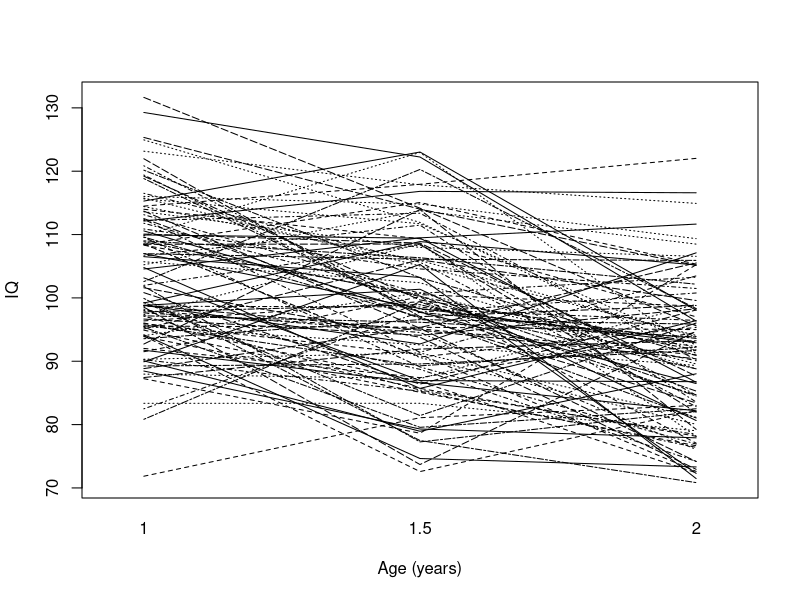
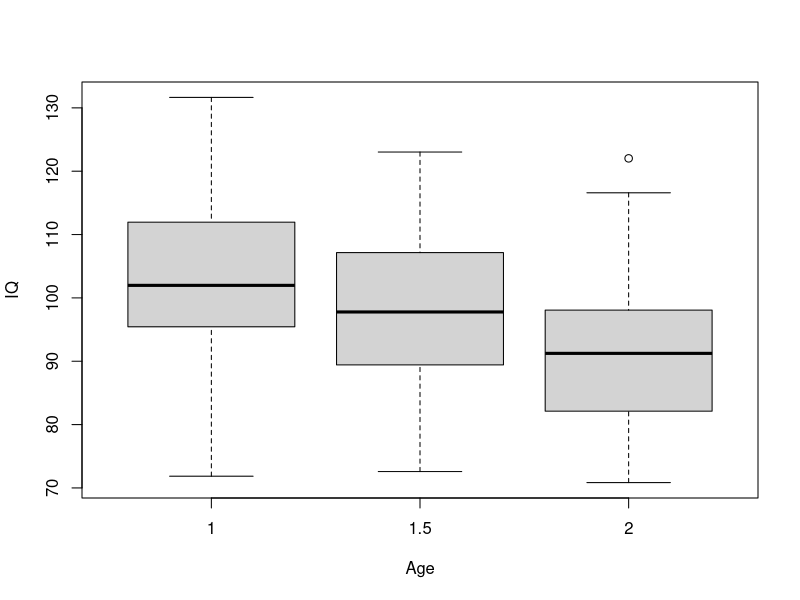
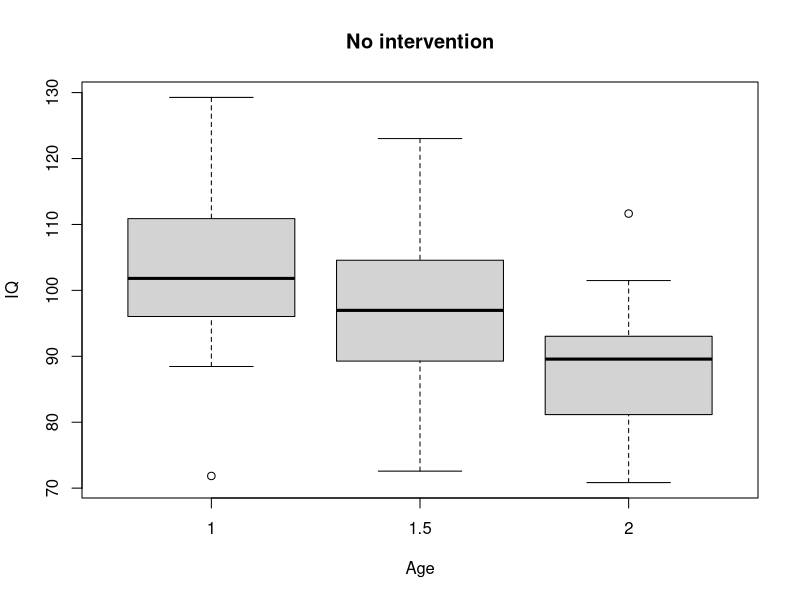
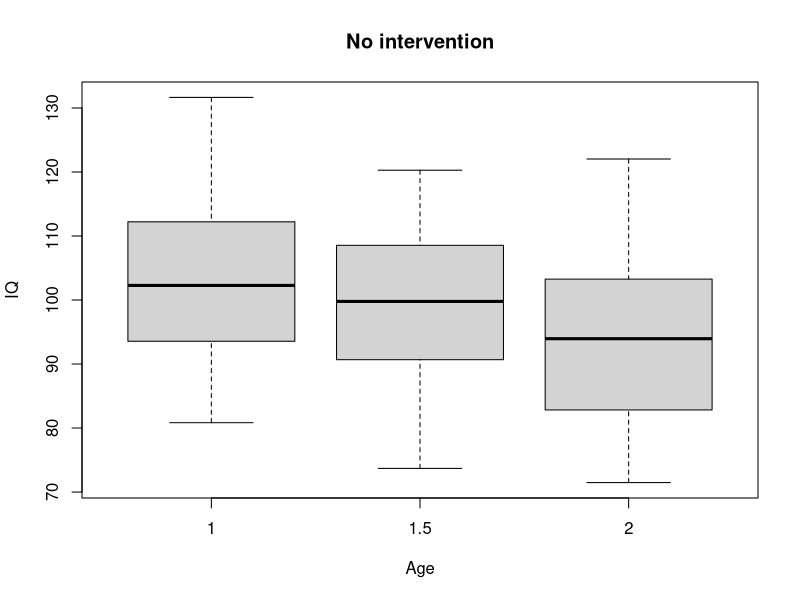
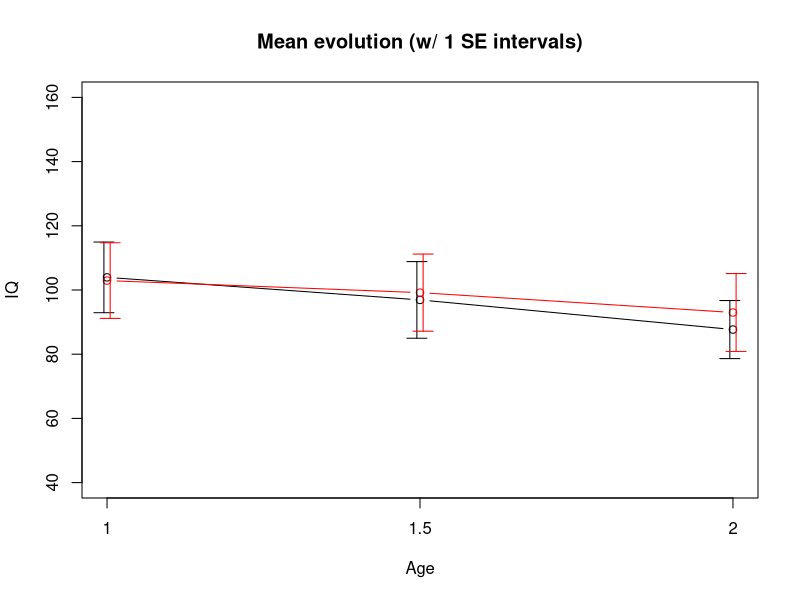
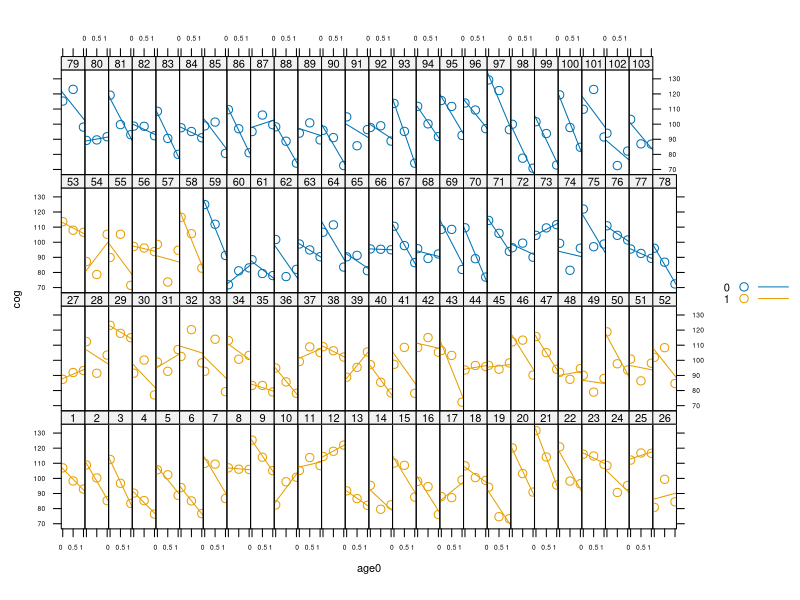
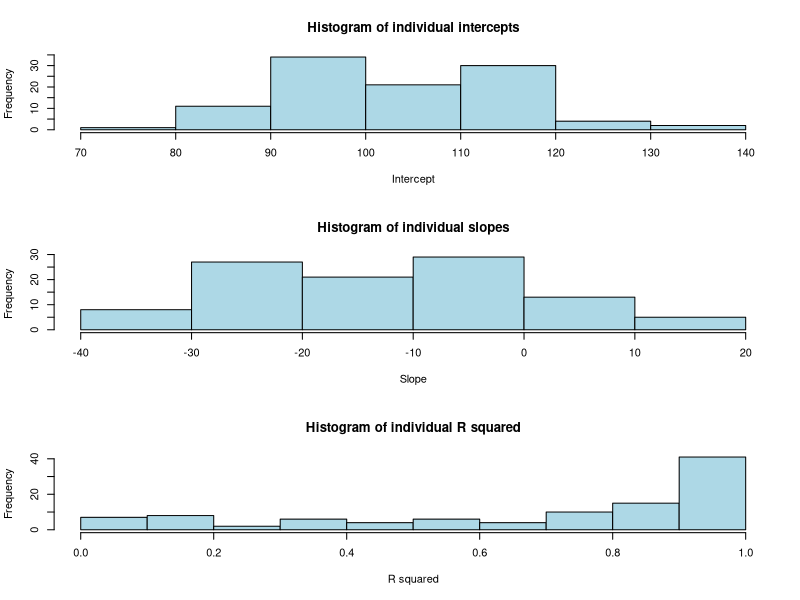
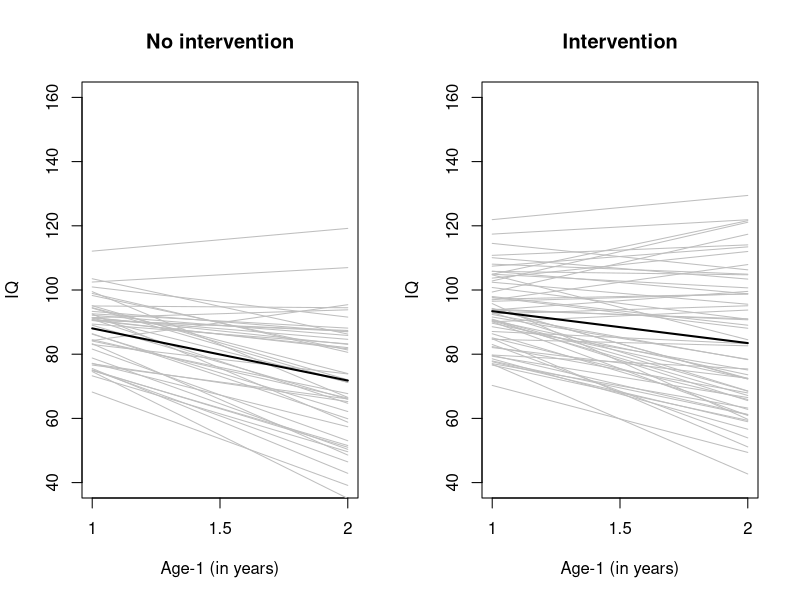

Generate these figures, in order, with R: (Note: this script raises an error after producing the figures.)
## Set directory
setwd("~/Documents/School - Masters 2/Statistical Methods for Bioinformatics/smib-tutorials/1")

## Reading early.int data
early.int1 <- read.table("earlyint.txt", header=T, sep=",")

# Attach data to search path
attach(early.int1)

# Spaghetti plot
n=length(unique(id))
interaction.plot(age,id,cog,xlab = "Age (years)", ylab = "IQ", legend = F)

## Description
# Mean
early.mean=tapply(cog,list(age,program),mean)
# Std Dev
early.sd=tapply(cog,list(age,program),sd)
# Variance
early.var=tapply(cog,list(age,program),var)
# Frequency
early.n=table(age,program)

## Boxplots
boxplot(cog~age,xlab = "Age", ylab = "IQ")
# per program
boxplot(cog[program==0]~age[program==0],main="No intervention",
        xlab = "Age", ylab = "IQ")
boxplot(cog[program==1]~age[program==1],main="No intervention",
        xlab = "Age", ylab = "IQ")


## General function to plot error bars
errbar=function(x,y,height,width,lty=1,col="black") {
  arrows(x,y,x,y+height,angle=90,length=width,lty=lty,col=col)
  arrows(x,y,x,y-height,angle=90,length=width,lty=lty,col=col)
}

# Plotting evolutions
plot(age[id==1], early.mean[,1],type="b",xlim=c(1,2),ylim = c(40,160),xlab = "Age",ylab = "IQ",axes = F,
     main="Mean evolution (w/ 1 SE intervals)")
axis(side=1,at=c(1,1.5,2),labels = c(1,1.5,2))
axis(side=2,at=seq(40,160,20))

box()
points(age[id==1],early.mean[,2],type="b",col="red")
errbar(age[id==1]-.005,early.mean[,1],early.sd[,1],.1)
errbar(age[id==1]+.005,early.mean[,2],early.sd[,2],.1,col="red")

## Reshaping data into wide form
early.int2<-reshape(early.int1,timevar = "age",idvar = c("id","program"),direction="wide")
early.int2

# Correlations between IQ scores at different ages
cor(early.int2[,3:5])


## Creating the time variable
early.int1$age0<-early.int1$age-1

# Displaying linear regression per person
# Trellis Graph
cf<-sapply(early.int1$id,function(x)
  coef(lm(cog~age0,data = subset(early.int1,id=x))))
Sx<-reorder(early.int1$id, cf[1,])
library(lattice)
xyplot(cog~age0|Sx,groups=program,data=early.int1,
       type=c('p','r'),auto.key=T,aspect="xy",
       par.settings=list(axis.text=list(cex=0.6),
                         fontsize=list(text=8,points=10)),
       scales=list(x=list(at=c("0","0.5","1")))
       )

## Linear regression per participant of cog on age

# coefficients
lin.reg.coef <- by(early.int1, early.int1$id,
                   function(data) coef(lm(cog ~ age0, data=data)))
lin.reg.coef1 <- unlist(lin.reg.coef)
names(lin.reg.coef1) <- NULL
lin.reg.coef2=matrix(lin.reg.coef1,length(lin.reg.coef1)/2,2,byrow = TRUE)

# R-squared
lin.reg.r.squared <- by(early.int1, early.int1$id,
                        function(data) summary(lm(cog ~ age, data=data))$r.squared )
lin.reg.r.squared1<- as.vector(unlist(lin.reg.r.squared))

# Histograms
par(mfrow=c(3,1))
hist(lin.reg.coef2[,1],xlab="Intercept",col="lightblue",main="Histogram of individual intercepts")
hist(lin.reg.coef2[,2],xlab="Slope",col="lightblue",main="Histogram of individual slopes")
hist(lin.reg.r.squared1,xlab="R squared",col="lightblue",main="Histogram of individual R squared")


## Plotting individual regression lines per group
reg.coef=cbind(lin.reg.coef2, early.int1[early.int1$age==1,]$program)

mean.int<-tapply(reg.coef[,1],reg.coef[,3],mean)
mean.slope<-tapply(reg.coef[,2],reg.coef[,3],mean)

par(mfrow=c(1,2))
plot(age,cog,type="n",xlim=c(1,2),ylim=c(40,160),main="No intervention",
     xlab="Age-1 (in years)",ylab="IQ",axes=F)
axis(side=1,at=c(1,1.5,2),labels=c(1,1.5,2))
axis(side=2,at=seq(40,160,20))
box()
for (i in 1:103)
  if (reg.coef[i,3]==0)
    curve(cbind(1,x)%*%reg.coef[i,1:2],add=T,col="gray")
curve(cbind(1,x)%*%c(mean.int[1],mean.slope[1]),add=T,lwd=2)

plot(age,cog,type="n",xlim=c(1,2),ylim=c(40,160),main="Intervention",
     xlab="Age-1 (in years)",ylab="IQ",axes=F)
axis(side=1,at=c(1,1.5,2),labels=c(1,1.5,2))
axis(side=2,at=seq(40,160,20))
box()
for (i in 1:103)
  if (reg.coef[i,3]==1)
    curve(cbind(1,x)%*%reg.coef[i,1:2],add=T,col="gray")
curve(cbind(1,x)%*%c(mean.int[2],mean.slope[2]),add=T,lwd=2)


library(lme4)
library(arm)
library(car)
library(pbkrtest)

# Creating the time variable
early.int1$age0<-early.int1$age-1

# Fitting the model with ML
# Slide 216
early.lmer1<-lmer(cog~1+age0*program+(1+age0|id),REML=F, data=early.int1)
summary(early.lmer1)

display(early.lmer1)
anova(early.lmer1)


## Estimating fixed effects via bootstrap
# Slide 230
fixed.boot=bootMer(early.lmer1, fixef, use.u = TRUE, nsim = 250)
fixed.boot
summary(fixed.boot)

## Calculating confidence intervals for the fixed effects via Wald, bootstrap and profile likelihood
confint(early.lmer1,par=5:8,method="Wald",oldNames = FALSE) # Only for fixed effects vc will return NA

confint(early.lmer1,method="boot",boot.type ="perc",oldNames = FALSE,nsim=500)

confint(early.lmer1, level = 0.95,method="profile",oldNames = FALSE)

# KR-approximated degree of freedom
early.lmer1.df.KR <- get_ddf_Lb(early.lmer1, fixef(early.lmer1))
